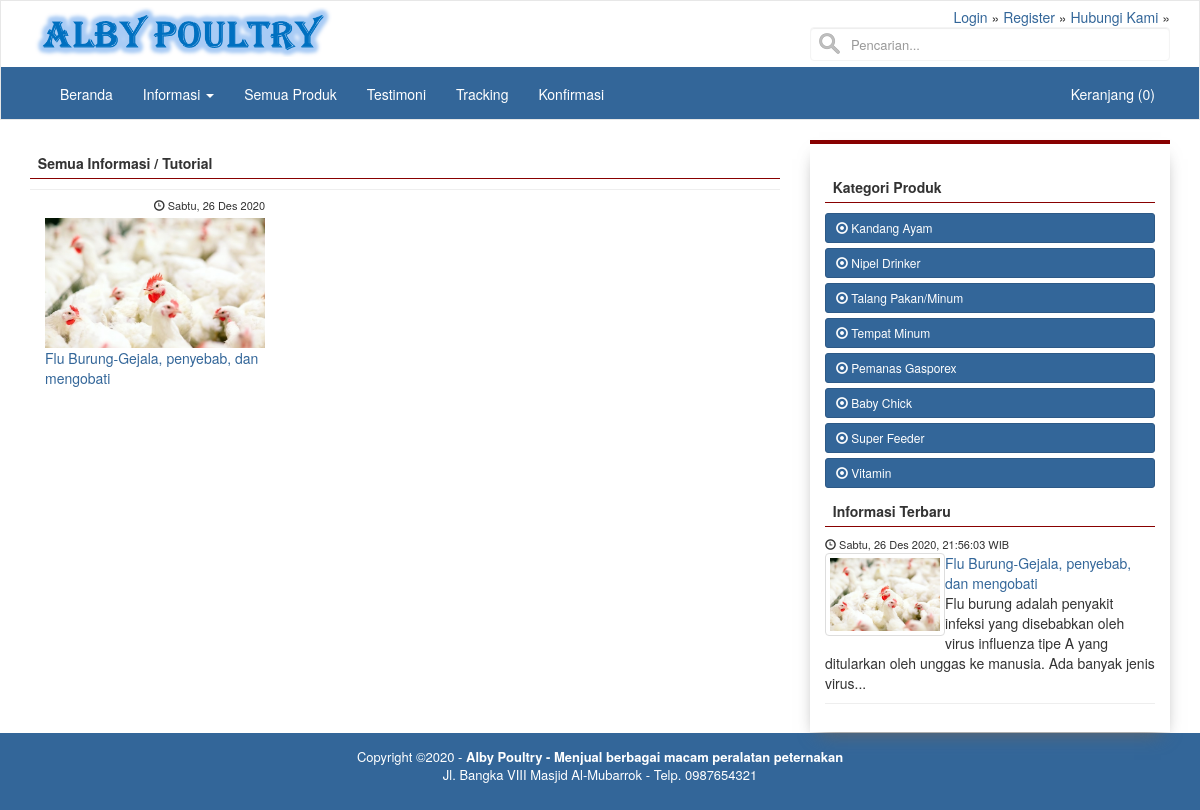
The page /index.php/berita on the database its author committed.
### tables this page shows
CREATE TABLE `logo` (
  `id_logo` int(5) NOT NULL,
  `gambar` varchar(100) NOT NULL
);

CREATE TABLE `menu` (
  `id_menu` int(5) NOT NULL,
  `id_parent` int(5) NOT NULL DEFAULT '0',
  `nama_menu` varchar(30) NOT NULL,
  `link` varchar(100) NOT NULL,
  `aktif` enum('Ya','Tidak') NOT NULL DEFAULT 'Ya',
  `position` enum('Top','Bottom') DEFAULT 'Bottom',
  `urutan` int(3) NOT NULL
);

CREATE TABLE `berita` (
  `id_berita` int(5) NOT NULL,
  `id_kategori` int(5) NOT NULL,
  `username` varchar(30) NOT NULL,
  `judul` varchar(100) NOT NULL,
  `sub_judul` varchar(100) NOT NULL,
  `youtube` varchar(100) NOT NULL,
  `judul_seo` varchar(100) NOT NULL,
  `headline` enum('Y','N') NOT NULL DEFAULT 'N',
  `aktif` enum('Y','N') NOT NULL DEFAULT 'N',
  `utama` enum('Y','N') NOT NULL DEFAULT 'N',
  `isi_berita` longtext NOT NULL,
  `keterangan_gambar` text NOT NULL,
  `hari` varchar(20) NOT NULL,
  `tanggal` date NOT NULL,
  `jam` time NOT NULL,
  `gambar` varchar(100) NOT NULL,
  `dibaca` int(5) NOT NULL DEFAULT '1',
  `tag` varchar(100) NOT NULL,
  `status` enum('Y','N') NOT NULL DEFAULT 'Y'
);

CREATE TABLE `rb_kategori_produk` (
  `id_kategori_produk` int(11) NOT NULL,
  `nama_kategori` varchar(255) NOT NULL,
  `kategori_seo` varchar(255) NOT NULL
);

CREATE TABLE `identitas` (
  `id_identitas` int(5) NOT NULL,
  `nama_website` varchar(100) NOT NULL,
  `email` varchar(100) NOT NULL,
  `url` varchar(100) NOT NULL,
  `facebook` text NOT NULL,
  `rekening` varchar(100) NOT NULL,
  `no_telp` varchar(255) NOT NULL,
  `kota_id` int(11) NOT NULL,
  `alamat` text NOT NULL,
  `meta_deskripsi` varchar(250) NOT NULL,
  `meta_keyword` varchar(250) NOT NULL,
  `favicon` varchar(50) NOT NULL,
  `maps` text NOT NULL
);

### application/libraries/Template.php (called while the page is built)
<?php if ( ! defined('BASEPATH')) exit('No direct script access allowed');
class Template {
		var $template_data = array();
		function set($name, $value)
		{
			$this->template_data[$name] = $value;
		}
		function load($template = '', $view = '' , $view_data = array(), $return = FALSE)
		{
			$this->CI =& get_instance();
			$this->set('contents', $this->CI->load->view($view, $view_data, TRUE));
			return $this->CI->load->view($template, $this->template_data, $return);
		}
}

### application/controllers/Berita.php (called while the page is built, shortened)
<?php
class Berita extends CI_Controller {
	public function index(){
		$data['title'] = 'Semua Informasi / Tutorial';
		$data['berita'] = $this->model_berita->semua_berita(0,15);
		$this->template->load('phpmu-one/template','phpmu-one/view_semua_berita',$data);
	}
}

### index.php (called while the page is built, shortened)
<?php
require_once BASEPATH.'core/CodeIgniter.php';

### application/models/Model_berita.php (called while the page is built, shortened)
<?php
class Model_berita extends CI_model{
    function semua_berita($start, $limit){
        return $this->db->query("SELECT * FROM berita ORDER BY id_berita DESC LIMIT $start,$limit");
    }
}

### application/helpers/cek_helper.php (called while the page is built, shortened)
<?php
    function rupiah($total){
        return number_format($total,0);
    }
    function tgl_indo($tgl){
            $tanggal = substr($tgl,8,2);
            $bulan = getBulan(substr($tgl,5,2));
            $tahun = substr($tgl,0,4);
            return $tanggal.' '.$bulan.' '.$tahun;
    }
    function getBulan($bln){
                switch ($bln){
                    case 12:
                        return "Des";
                        break;
                }
            }

### application/models/Model_app.php (called while the page is built, shortened)
<?php
class Model_app extends CI_model{
    public function view($table){
        return $this->db->get($table);
    }
    public function view_ordering_limit($table,$order,$ordering,$baris,$dari){
        $this->db->select('*');
        $this->db->order_by($order,$ordering);
        $this->db->limit($dari, $baris);
        return $this->db->get($table);
    }
}

### application/models/Model_menu.php (called while the page is built, shortened)
<?php
class Model_menu extends CI_model{
	function top_menu(){
		return $this->db->query("SELECT * FROM menu where position='Top' ORDER BY urutan ASC");
	}
    function bottom_menu(){
        return $this->db->query("SELECT * FROM menu where id_parent='0' AND position = 'Bottom' AND aktif='Ya' ORDER BY urutan ASC");
    }
    function dropdown_menu($id){
        return $this->db->query("SELECT * FROM menu WHERE id_parent='$id' AND aktif='Ya' ORDER BY urutan ASC");
    }
}

### application/views/phpmu-one/main-menu.php (the view, shortened to what this page needs)
<div class="head">
    <div class='container title-head'>
    <div class='col-md-8'>
      <?php
        $logo = $this->model_app->view_ordering_limit('logo','id_logo','DESC',0,1);
        foreach ($logo->result_array() as $row) {
        echo "<a href='".base_url()."'><img height=50px src='".base_url()."asset/images/$row[gambar]'/></a>";
        }
      ?>
    </div>
    <div class='col-md-4'>
      <span class='pull-right' style='width:100%;'>
        <small class='pull-right'>
        <?php
          if ($this->session->id_konsumen != ''){
            $ksm = $this->db->query("SELECT * FROM rb_konsumen where id_konsumen='".$this->session->id_konsumen."'")->row_array();
            echo "Selamat Datang! <a href='".base_url()."members/profile'>$ksm[nama_lengkap]</a> &raquo; <a href='".base_url()."members/logout'>Logout</a>";
          }else{
            $topm = $this->model_menu->top_menu();
            foreach ($topm->result_array() as $row){
                echo "<a href='".base_url()."$row[link]'>$row[nama_menu]</a> &raquo; ";
            }
          }
        ?>
        </small>
        <form action='<?php echo base_url(); ?>produk' method='POST' class="form-inline">
          <div class="form-group" style='width:100%;'>
            <input type="text" name='cari' style='width:100%;' class="form-control search" placeholder="Pencarian...">
          </div>
        </form>
      </span>
    </div>
    </div>
</div>
<div class="container">
  <div id="navbar" class="navbar-collapse collapse">
    <ul class="nav navbar-nav">
      <?php
          $botm = $this->model_menu->bottom_menu();
          foreach ($botm->result_array() as $row){
              $dropdown = $this->model_menu->dropdown_menu($row['id_menu'])->num_rows();
              if ($dropdown == 0){
                echo "<li><a href='".base_url()."$row[link]'>$row[nama_menu]</a></li>";
              }else{
                echo "<li class='dropdown'>
                      <a href='".base_url()."$row[link]' class='dropdown-toggle' data-toggle='dropdown' role='button' aria-haspopup='true' aria-expanded='false'>$row[nama_menu]
                      <span class='caret'></span></a>
                      <ul class='dropdown-menu'>";
                      echo "</ul>
                    </li>";
              }
          }
          $kategori = $this->model_app->view('rb_kategori_produk');
      ?>
    </ul>
    <ul class="nav navbar-nav navbar-right">
    <?php
        $isi_keranjang = $this->db->query("SELECT sum(jumlah) as jumlah FROM rb_penjualan_temp where session='".$this->session->idp."'")->row_array();
        echo "<li><a href='".base_url()."produk/keranjang'>Keranjang (".rupiah($isi_keranjang['jumlah']).")</a></li>";
    ?>
    </ul>
  </div>
</div>

### application/views/phpmu-one/view_semua_berita.php (shortened to what this page needs)
<?php
            echo "<p class='sidebar-title'> &nbsp; $title</p><hr>";
                foreach ($berita->result_array() as $row){
                    $tanggal = tgl_indo($row['tanggal']);
                    if ($row['gambar'] == ''){ $foto = 'small_no-image.jpg'; }else{ $foto = $row['gambar']; }
                    echo "<div class='col-md-4'>
                            <small class='date pull-right'><span class='glyphicon glyphicon-time'></span> $row[hari], $tanggal</small><br>
                            <div style='height:130px; overflow:hidden'>
                                <img style='width:100%' src='".base_url()."asset/foto_berita/".$foto."'>
                            </div>
                            <a href='".base_url()."berita/detail/$row[judul_seo]'>".$row['judul']."</a>
                        </div>";
                }
            ?>

### application/views/phpmu-one/template.php (shortened to what this page needs)
<?php
$iden = $this->db->query("SELECT * FROM identitas where id_identitas='1'")->row_array();
?>
<!DOCTYPE html>
<html lang="en">
<head>
  <link href="<?php echo base_url(); ?>asset/css/bootstrap.min.css" rel="stylesheet">
  <link href="<?php echo base_url(); ?>asset/css/style.css" rel="stylesheet">
  <link href="<?php echo base_url(); ?>asset/css/default.css" rel="stylesheet" media="screen" />
  <link href="<?php echo base_url(); ?>asset/css/nivo-slider.css" rel="stylesheet" media="screen" />
  <link rel="stylesheet" href="<?php echo base_url(); ?>/asset/admin/plugins/datatables/dataTables.bootstrap.css">
  <link rel="stylesheet" href="<?php echo base_url(); ?>asset/admin/plugins/datepicker/datepicker3.css">
  <link rel="stylesheet" href="<?php echo base_url(); ?>asset/admin/plugins/timepicker/bootstrap-timepicker.css">
</head>
<body>
<nav class="navbar navbar-default" style='border-radius:0px;'>
  <?php include "main-menu.php"; ?>
</nav>
<div class="container container-content">
  <div class='row'>
    <?php
    if ($this->uri->segment(1) != '' AND $this->uri->segment(1) != 'produk' OR $this->uri->segment(2) == 'keranjang' OR $this->uri->segment(2) == 'checkouts'){
      echo "<div class='col-md-8'>";
    }else{
      echo "<div class='col-md-12'>";
    }
      echo $contents;
      echo "</div>";
    if ($this->uri->segment(1) != '' AND $this->uri->segment(1) != 'produk' OR $this->uri->segment(2) == 'keranjang' OR $this->uri->segment(2) == 'checkouts'){
      echo "<div class='col-md-4'>
        <div class='col-md-12 box-sidebar'>";
            include "sidebar.php";
        echo "</div>
      </div>";
    }
    ?>
  </div>
</div>
<footer style='background:#336699; color:#ffffff; border-top:1px solid #ffffff'>
  <div class="container">
      <div class="row">
          <div class="col-sm-12">
              <center>
                <small class='text-footer'>Copyright &copy;2020 - <b><?php echo $iden['nama_website']; ?></b><br>
                       <?php echo $iden['alamat']; ?>
                        - <?php echo $iden['no_telp']; ?>
                </small>
              </center>
          </div>
      </div>
  </div>
</footer>
</body>
</html>

### application/views/phpmu-one/sidebar.php
<div class="hidden-xs">
<p class='sidebar-title'> &nbsp; Kategori Produk</p>
<?php
  $kategori = $this->model_app->view('rb_kategori_produk');
  foreach ($kategori->result_array() as $row) {
    echo "<a style='text-align:left' class='btn btn-sm btn-block btn-primary' href='".base_url()."produk/kategori/$row[kategori_seo]'><span class='glyphicon glyphicon-record'></span> $row[nama_kategori]</a>";
  }
?>
</div>
<p class='sidebar-title'> &nbsp; Informasi Terbaru</p>
<?php
    $berita = $this->model_berita->semua_berita(0,2);
    foreach ($berita->result_array() as $row){
      $isi_berita = strip_tags($row['isi_berita']);
      $isi = substr($isi_berita,0,150);
      $isi = substr($isi_berita,0,strrpos($isi," "));
      $tanggal = tgl_indo($row['tanggal']);
      if ($row['gambar'] == ''){ $foto = 'small_no-image.jpg'; }else{ $foto = $row['gambar']; }
      echo "<small class='date'><span class='glyphicon glyphicon-time'></span> $row[hari], $tanggal, $row[jam] WIB</small>
            <img class='img-thumbnail pull-left' style='width:120px' src='".base_url()."asset/foto_berita/$foto'>
            <a href='".base_url()."berita/detail/$row[judul_seo]'>$row[judul]</a>
            <p>$isi...</p><hr>";
    }
?>

### asset/css/style.css (style rules this page uses)
.navbar-default .navbar-nav>li>a, .navbar-brand { color: #fff !important; }
.navbar-default .navbar-nav>li>a { border-top:2px solid #336699; }
.head { background-color:#ffffff; color:#333333; width:100% }
.head small { text-transform: capitalize; font-size:14px; }
.navbar { background-color:#336699; }
.title-head { padding:6px; padding-right: 0%; padding-left: 0%; }
.box-sidebar { box-shadow: 0px 10px 18px -9px #666; padding:20px 15px; border-top:4px solid #880000 }
.sidebar-title { border-bottom:1px solid #880000; font-weight:bold; margin-top:13px; padding-bottom:5px; }
hr { padding:0px; margin:5px 0px 8px 0px; }
.date { display:block; font-size:11px; }
.text-footer { display:block; font-size:13px; padding:15px; }
* { margin: 0; padding: 0; }
.search { box-sizing: border-box; border: 1px solid #f4f4f4; border-radius: 4px; font-size: 13px; background-color: #ffffff; background-image: url('searchicon.png'); background-position: 8px 5px; background-repeat: no-repeat; padding: 12px 20px 12px 40px; -webkit-transition: width 0.4s ease-in-out; transition: width 0.4s ease-in-out; }

### rows shown on the page
logo: gambar (picture)
menu: nama_menu "Login"
menu: nama_menu "Register"
menu: nama_menu "Hubungi Kami"
menu: nama_menu "Beranda"
menu: nama_menu "Informasi"
menu: nama_menu "Semua Produk"
menu: nama_menu "Testimoni"
menu: nama_menu "Tracking"
menu: nama_menu "Konfirmasi"
berita: hari "Sabtu", tanggal "26 Des 2020", gambar (picture), judul "Flu Burung-Gejala, penyebab, dan mengobati", jam "21:56:03", isi_berita "Flu burung adalah penyakit infeksi yang disebabkan oleh virus influenza tipe A yang ditularkan oleh unggas ke manusia. Ada banyak jenis virus"
rb_kategori_produk: nama_kategori "Kandang Ayam"
rb_kategori_produk: nama_kategori "Nipel Drinker"
rb_kategori_produk: nama_kategori "Talang Pakan/Minum"
rb_kategori_produk: nama_kategori "Tempat Minum"
rb_kategori_produk: nama_kategori "Pemanas Gasporex"
rb_kategori_produk: nama_kategori "Baby Chick"
rb_kategori_produk: nama_kategori "Super Feeder"
rb_kategori_produk: nama_kategori "Vitamin"
identitas: nama_website "Alby Poultry - Menjual berbagai macam peralatan peternakan", alamat "Jl. Bangka VIII Masjid Al-Mubarrok", no_telp "Telp. 0987654321"

### other values the page prints
rupiah($isi_keranjang['jumlah']) "0"
$title "Semua Informasi / Tutorial"
